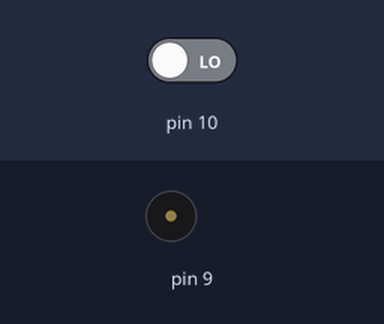
The sketch below on a simulated Arduino Uno, built with avr-gcc and run on an emulated ATmega328P. On the bench: buzzer (waves = sounding). Inputs (shaded band) come from the test bench; at power-on: pin 10 LOW. What the sketch prints to the serial monitor is not drawn.

Above: at 0.05 s.
Timing chart, 0 to 3.0 s (numbered marks = the images above):
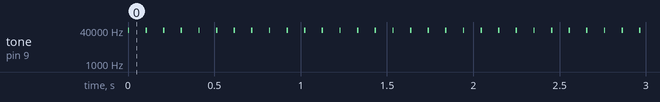

Measured:
- by itself, tone on pin 9: alternates 38000 Hz for 0.01 s and silent for 0.09 s

The sketch:

Left_Ir_Test.ino
```cpp
/**
 * Left IR sensor test
 * Eric McCallum
 */


void setup() {
  pinMode(10, INPUT);
  pinMode(9, OUTPUT);
  Serial.begin(9600);
}

void loop() {
  int irLeft = irDetect(9, 10, 38000);
  Serial.println(irLeft);
  delay(100);
}

int irDetect(int irLedPin, int irReceiverPin, long frequency) {
  tone(irLedPin, frequency, 8); // IRLED 38 kHz for 1 ms
  delay(1);
  int ir = digitalRead(irReceiverPin);
  delay(1); // down time before recheck (sleep period)
  return ir; // return 1 not detect, 0 detect
}
```
